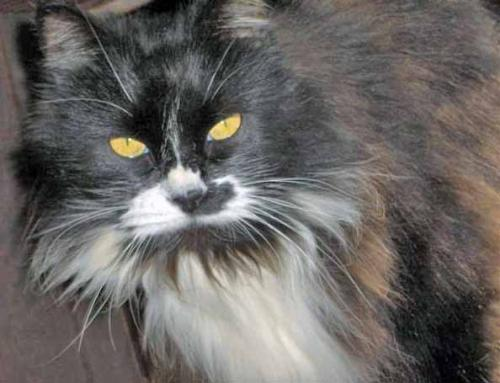
#> input picture HOG Analysis/40.jpg, 500 x 383 px
$ jupyter execute --allow-errors histogram_of_oriented_gradients.ipynb
#> lines starting #> are read from the running program, lines starting #| are printed output that depends on the picture
[cell 1]
# import the necessary packages
from PIL import Image
import numpy as np
import math
import matplotlib.pyplot as plt

[cell 2]
# get image as its raw pixels in grayscale
im_path = "40.jpg"
im = Image.open(im_path).convert("L")
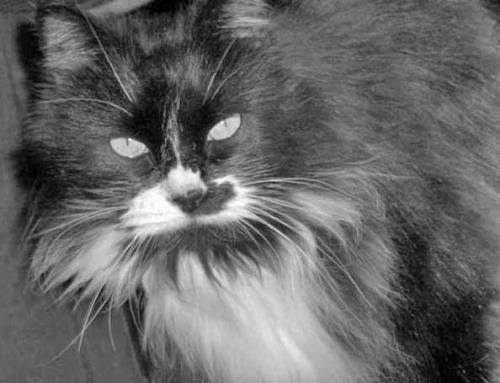
#> im: PIL image 500x383 L; min 0, max 255, mean 101.8
width, height = im.size
#> width = 500; height = 383

px = np.array(im, dtype=np.float32)

# display some pixel data
px[1,:10]
#> Out = [63, 66, 69, 71, 70, 69, 67, 66, 62, 60]

To calculate an image's Histogram of Oriented Gradients (HOG), we need each pixel's gradient and angle. we will calculate this using vectorized numpy operations below.

We have also provided the naive implementation, to better show the algorithms' process.

[cell 3]
# calculate gradients
gradients = np.ndarray((height,width))

"""
To compute the pixel-wise gradient, we must make two passes over the gradient data.
 One to calculate the horizontal gradient, and one for the vertical. We then combine
 the two components to find the combined magnitude.

The calculations below take advantage of numpy broadcasting, the naive implementation is also shown
"""
gradient_x = np.zeros_like(px)
gradient_y = np.zeros_like(px)

gradient_x[1:-1, 1:-1] = (-1 * px[1:-1, :-2]) + px[1:-1, 2:]
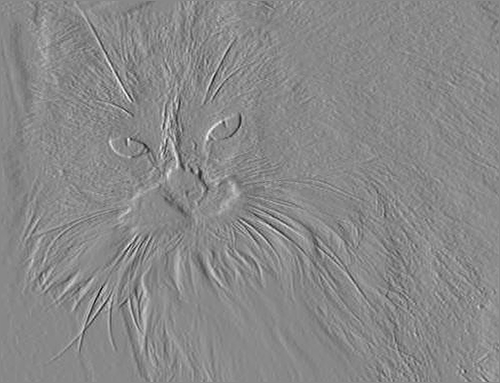
#> gradient_x: shape (383, 500) float32; min -146, max 126, mean 0.1; drawn with min black and max white
gradient_y[1:-1, 1:-1] = (-1 * px[0:-2, 1:-1]) + px[2:, 1:-1]
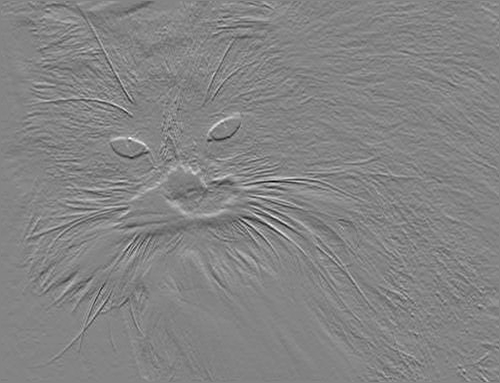
#> gradient_y: shape (383, 500) float32; min -168, max 156, mean 0.1; drawn with min black and max white

gradients = np.sqrt(gradient_x**2 + gradient_y**2)
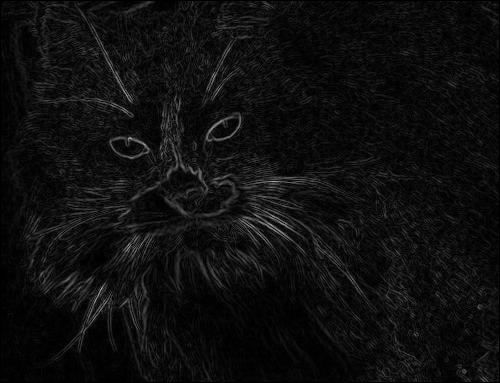
#> gradients: shape (383, 500) float32; min 0, max 184, mean 15

# view some gradient data
gradients[1,:10]
#> Out = [0, 6.32, 5.39, 1.41, 8.25, 15.3, 17.26, 17.72, 11.66, 3.16]

[cell 4]
#naive implementation
"""
for i in range(1,height-1):
    for j in range(1,width-1):
        # calculate horizontal and vertical gradient
        # kernel = [-1,0,1]
        grad_horizontal = (-1 * px[i,j-1]) +  (1 * px[i,j+1])
        grad_vertical = (-1 * px[i-1,j]) +  (1 * px[i+1,j])

        # formulas for getting gradients and angles
        gradients[i,j] = np.sqrt(grad_horizontal**2 + grad_vertical**2)
"""

[cell 5]
# calculate angles

"""
We have already calculate the X and Y gradient, so to calculate the angle produced from the two components, we just need one more line of code.

Once again, the naive implementation is shown below
"""

angles = np.arctan2(gradient_y,gradient_x)
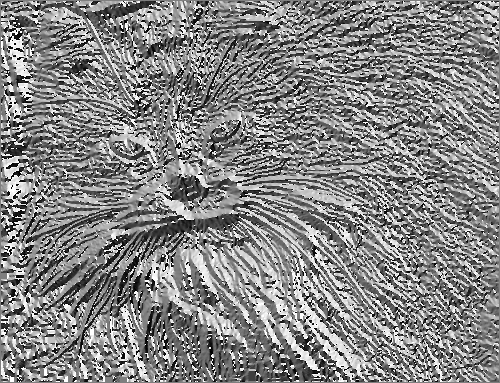
#> angles: shape (383, 500) float32; min -3.13, max 3.14, mean 0.151; drawn with min black and max white

# view some angle data
angles[1,:10]
#> Out = [0, 0.322, 0.381, -0.785, -1.82, -1.77, -1.75, -1.86, -2.11, -1.25]

[cell 6]
# naive implementation
"""
for i in range(1,height-1):
    for j in range(1,width-1):
        # calculate horizontal and vertical gradient
        # kernel = [-1,0,1]
        grad_horizontal = (-1 * px[i,j-1]) +  (1 * px[i,j+1])
        grad_vertical = (-1 * px[i-1,j]) +  (1 * px[i+1,j])
        if grad_horizontal==0:
            angles[i,j] = 3*math.pi/2 if grad_vertical < 0 else math.pi/2
        else:
            angles[i,j] = np.atan(grad_vertical/grad_horizontal)
"""

Lets plot the data, so we can see what is going on.

#> (a cell that did not finish here is left out)

It appears the gradient data picks up line edges very well. We can also see some relevant data shown in the angles image.

The next step in the algorithm is to split the image into NxM grids of pixels, and compute the actual HOG data for each section. This is shown below.

Lets start with defining some variables to construct the HOG.

[cell 8]
# parameters
num_partitions_x = 30 #split into an X by X grid for calculating hog
num_bins = 10

cell_height = math.ceil(gradients.shape[0] /num_partitions_x)
#> cell_height = 13
cell_width = math.ceil(gradients.shape[1] / num_partitions_x)
#> cell_width = 17

bins = np.zeros((num_partitions_x,num_partitions_x,num_bins))

to calculate each histogram, we must iterate over every pixel, and place its cooresponding gradient value in the correct bin.

We will once again take advantage of numpy broadcasting to calculate each histogram.

[cell 9]
# use numpy again for efficiency
bin_indices = np.floor((num_bins-1) * (angles + np.pi) / (2*np.pi)).astype(int)
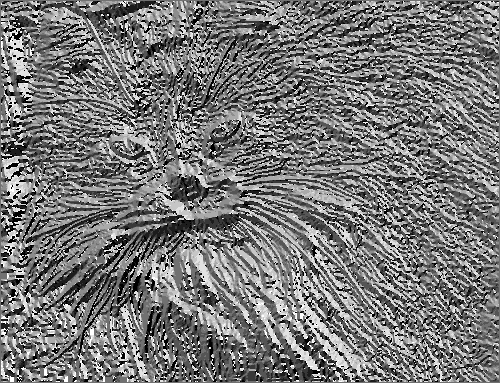
#> bin_indices: shape (383, 500) int64; min 0, max 9, mean 4.23; drawn with min black and max white
partition_x = np.floor(np.arange(gradients.shape[1]) / cell_width).astype(int)
#> partition_x = 500 values from 0 to 29
partition_y = np.floor(np.arange(gradients.shape[0])[:, None] / cell_height).astype(int)
#> partition_y = 383 values from 0 to 29

np.add.at(bins, (partition_y,partition_x, bin_indices), gradients)
